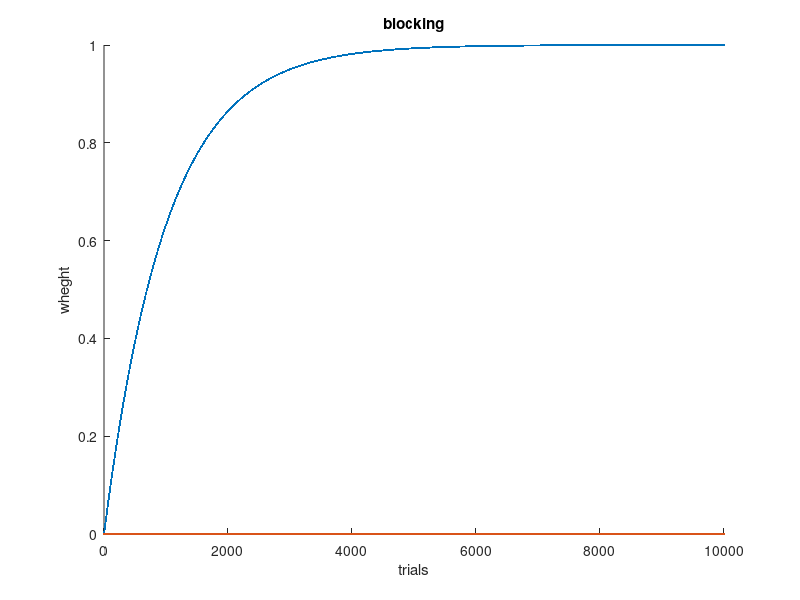

Write the MATLAB code that produced this figure. (Note: this script raises an error after producing the figure.)
%% README
%firt we plot the different learning paradigms using Rescola-Wagner (RW)
%rule 
%the next part is implementation of Kalman filter method to explain
%blocking and unblocking in conditioning. 'Uncertainty and Learning',
%'Peter Dayan Angela J Yu', 2002
%%
clear all ;
clc ;
%%
N = 10000 ; % number of trials
LR = 0.25 ; % learning rate
p = 0.5 ; % pretrain rate 
n_u = 1 ; % number of stimuli
w = zeros(n_u , N) ; % weights
r = zeros(1 , N) ; % reward
u = zeros(n_u , N) ; % input stimuli
%% extinction
N = 10000 ; % number of trials
LR = 0.001 ; % learning rate
p = 0.5 ; % pretrain rate 
n_u = 1 ; % number of stimuli
w = zeros(n_u , N) ; % weights
r = zeros(1 , N) ; % reward
r(1 , 1:N*p) = 1 ;
u = ones(n_u , N) ; % input stimuli
for i = 1:N-1
    w(: , i+1) = w(: , i) + LR.*(r(1 , i) - w(: , i)*u(: , i)).*u(: , i) ;
end
scatter((1:1:N) , w , 2 , 'filled') ;
xlabel('trials') ;
ylabel('wheght') ;
title('extinction') ;
%% partial
N = 10000 ; % number of trials
LR = 0.001 ; % learning rate
p = 0.5 ; % pretrain rate 
n_u = 1 ; % number of stimuli
w = zeros(n_u , N) ; % weights
r = ones(1 , N) ; % reward
u = ones(n_u , N) ; % input stimuli
per = 0.1 ; % persentsge
per = randperm(N , N*per) ;
r(per) = 0 ;
for i = 1:N-1
    w(: , i+1) = w(: , i) + LR.*(r(1 , i) - w(: , i)*u(: , i)).*u(: , i) ;
end
scatter((1:1:N) , w , 2 , 'filled') ;
xlabel('trials') ;
ylabel('wheght') ;
title('partial') ;
%% blocking
N = 10000 ; % number of trials
LR = 0.001 ; % learning rate
p = 0.8 ; % pretrain rate 
n_u = 2 ; % number of stimuli
w = zeros(n_u , N) ; % weights
r = ones(1 , N) ; % reward
u = ones(n_u , N) ; % input stimuli
u(2 , 1:N*p) = 0 ;
for i = 1:N-1
    w(: , i+1) = w(: , i) + LR.*(r(1 , i) - w(: , i)'*u(: , i)).*u(: , i) ;
end
scatter((1:1:N) , w(1 , :) , 2 , 'filled') ;
xlabel('trials') ;
ylabel('wheght') ;
title('blocking') ;
hold on ;
scatter((1:1:N) , w(2 , :) , 2 , 'filled') ;
legwend('w_1' , 'w_2') ;
%% inhibitory
N = 100000 ; % number of trials
LR = 0.001 ; % learning rate
p = 0.5 ; % pretrain rate 
n_u = 2 ; % number of stimuli
w = zeros(n_u , N) ; % weights
r = zeros(1 , N) ; % reward
u = ones(n_u , N) ; % input stimuli
per = 0.8 ; % persentsge
per = randperm(N , N*per) ;
u(2 , per) = 0 ;
r(1 , per) = 1 ;
for i = 1:N-1
    w(: , i+1) = w(: , i) + LR.*(r(1 , i) - w(: , i)'*u(: , i)).*u(: , i) ;
end
scatter((1:1:N) , w(1 , :) , 2 , 'filled') ;
xlabel('trials') ;
ylabel('wheght') ;
title('inhibitory') ;
hold on ;
scatter((1:1:N) , w(2 , :) , 2 , 'filled') ;
legwend('w_1' , 'w_2') ;
%% overshadow
N = 20000 ; % number of trials
LR = 0.001 ; % learning rate
p = 0.5 ; % pretrain rate 
n_u = 2 ; % number of stimuli
w = zeros(n_u , N) ; % weights
w(1 , 1) = 0.05 ;
r = ones(1 , N) ; % reward
r(1 , 1:N*p) = 1 ;
u = ones(n_u , N) ; % input stimuli
for i = 1:N-1
    w(: , i+1) = w(: , i) + LR.*(r(1 , i) - w(: , i)'*u(: , i)).*u(: , i) ;
end
scatter((1:1:N) , w(1 , :) , 2 , 'filled') ;
xlabel('trials') ;
ylabel('wheght') ;
title('overshadow') ;
hold on ;
scatter((1:1:N) , w(2 , :) , 2 , 'filled') ;
legend('w_1' , 'w_2') ;
%% kalman filter
%finding weights
N = 20 ;
n_u = 2 ;
sigma = sqrt(0.1) ;
w = ones(n_u , N) ;
v = normrnd(0 , sigma , n_u , N) ;
for t = 1:N-1
    w(: , t+1) = w(: , t) + v(: , t) ;
end
w = 2*w/max(max(abs(w))) ;
W = 0 ;
for i = 1:N
    W = W + v(: , i)*v(: , i)' ;
end
W = W./N ;
a = reshape(w(: , 1:N/5) , [2*N/5 , 1]) ;
a1 = reshape(w(: , 1:4*N/5) , [2*4*N/5 , 1]) ;
b1 = normpdf((-5:0.2:5) , mean(a1) , std(a1)) ;
b = normpdf((-5:0.2:5) , mean(a) , std(a)) ;
plot(500*b+N/5 , (-5:0.2:5)) ;
hold on ;
plot(500*b1+4*N/5 , (-5:0.2:5)) ;
%figure ;
plot(w(1 , :)) ; 
hold on ;
plot(w(2 , :)) ;
legend('pdf1' , 'pdf2' , 'w_1' , 'w_2') ;
%% finding the inpiut and reward
% blocking
ta = sqrt(0.005) ;
etha = normrnd(0 , ta , N , 1) ;
V = etha'*etha/N ;
x = ones(N , n_u) ;
x(1:N/2 , 2) = 0 ;
r = diag(x*w) + etha ;
%% blocking
w_hat = zeros(n_u , N1) ;
covar = 0.64*ones(n_u , N1) ;
covar_ = 0.64*ones(n_u , N1) ;
g = [] ;
for t = 1:N1-1
    C = x(t , :) ;
    G = (covar(t) + W)/(covar(t) + W + ta^2) ;
    %covar(t+1) = covar_(t+1)-G*C*covar_(t+1) ;
    covar(t+1) = ((ta^2)*(covar(t) + W))/(covar(t) + ta^2 + W) ;
    w_hat(t+1) = w_hat(t) + G*(1 - w_hat(t)) ;
end
figure ;
plot(w_hat) ;
xlim([1 N1]) ;
ylim([0 1.5]) ;
title('mean') ;
xlabel('time') ;
ylabel('emstimated weight') ;
figure ;
plot(covar) ;
xlim([1 N1]) ;
title('variance') ;
xlabel('time') ;
ylabel('emstimated uncertainty') ;
w_hat_1 = zeros(n_u , N1) ;
w_hat_1(1 , 1) = w_hat(1 , end) ;
covar2 = 0.64*ones(1 , N1) ;
covar2_ = 0.64*ones(1 , N1) ;
covar1 = covar(1 , end)*ones(1 , N1) ;
covar1_ = covar(1 , end)*ones(1 , N1) ;
%%
covar1 = covar(end)*ones(1 , N1) ;
covar2 = covar ;
for t = 1:N1-1
    C = x(t , :) ;
    G1 = (covar1(t) + W(1 , 1))/(covar1(t) + covar2(t) + W(1 , 1) + W(2 , 2) + ta^2) ;
    G2 = (covar1(t) + W(2 , 2))/(covar1(t) + covar2(t) + W(1 , 1) + W(2 , 2) + ta^2) ;
    covar1_(t+1) = covar1(t) + W(1 , 1) ;
    covar2_(t+1) = covar2(t) + W(2 , 2) ;
    %covar1(t+1) = covar1_(t+1)-G1*covar1_(t+1) ;
    %covar2(t+1) = covar2_(t+1)-G2*covar2_(t+1) ;
    w_hat_1(1 , t+1) = w_hat_1(1 , t) + G1*(1 + 0.05 - w_hat_1(1 , t) - w_hat_1(2 , t)) ;
    w_hat_1(2 , t+1) = w_hat_1(2 , t) + G2*(1 + 0.05 - w_hat_1(1 , t) - w_hat_1(2 , t)) ;
end
figure ;
plot(w_hat_1(1 , :)) ;
hold on ;
plot(w_hat_1(2 , :)) ;
xlim([1 N1]) ;
ylim([0 1.5]) ;
title('mean') ;
xlabel('time') ;
ylabel('emstimated weight') ;
figure ;
plot(covar1) ;
hold on ;
plot(covar2) ;
xlim([1 N1]) ;
title('variance') ;
xlabel('time') ;
ylabel('emstimated uncertainty') ;
%%
covar_final1 = [covar , covar1] ;
covar_final2 = [zeros(1 ,N1-1) , covar , covar(end)] ;
w_hat_final1 = [w_hat , w_hat_1(1 , :)] ;
w_hat_final2 = [zeros(1 , N1-1) , w_hat_1(2 , :) , w_hat_1(2 , end)] ;
subplot(2 , 1 , 1) ;
plot(covar_final1) ;
hold on ;
plot((10:1:20) , [covar , covar(end)] , '--') ;
xline(10) ;
xlim([1  N]) ;
ylim([0 1]) ;
title('variance') ;
xlabel('time') ;
ylabel('emstimated uncertainty') ;
legend('\sigma_1^2' , '\sigma_2^2') ;
subplot(2 , 1 , 2) ;
plot(w_hat_final1) ;
hold on ;
plot(w_hat_final2 , '--') ;
xline(10) ;
xlim([1  N]) ;
title('mean') ;
xlabel('time') ;
ylabel('emstimated weight') ;
legend('w_1' , 'w_2') ;
%% unbolcking
p =1 ;
N = 10 ; 
n_u = 2 ;
ta = sqrt(0.005) ;
sigma = sqrt(0.1) ;
[w_hat_final , covariance_final] = kalman(N , n_u , ta , sigma , p) ;
%% unblocking pdf
k = 0 ;
for i = [1 , 10 , 20]
mean = reshape(w_hat_final(: , i) , [1 , 2]) ;
sigma = reshape(covariance_final(: , : , i) , [2 , 2]) ;
a = -1:0.2:2 ;
[X1,X2] = meshgrid(a , a);
X = [X1(:) X2(:)];
y = mvnpdf(X , mean , sigma) ;
y = reshape(y,length(a),length(a));
k = k + 1 ;
subplot(1 , 3 , k) ;
colormap(gray) ;
contourf(a , a , y) ;
title(['t=' num2str(i)]) ;
xlabel('w_1') ;
ylabel('w_2') ;
end
%%
N = 100 ;
n_u = 1 ;

sigma = sqrt(0.1) ;
w = ones(n_u , N) ;
v = normrnd(0 , sigma , n_u , N) ;

c = zeros(1 , N) ;
c(45) = 1 ;
c(90) = 1 ;
lam = sqrt(25) ;
pi = normrnd(0 , lam , n_u , N) ;

for t = 1:N-1
    w(: , t+1) = w(: , t) + v(: , t) + c(t)*pi(t) ;
end
for i = 1:N
    W = W + v(: , i)*v(: , i)' ;
end
W = W./N ;

ta = sqrt(0.05) ;
etha = normrnd(0 , ta , N , 1) ;
V = etha'*etha/N ;
x = ones(N , n_u) ;
r = diag(x*w) + etha ;
plot((1:1:N) , w , 'o') ;
hold on ;
plot((1:1:N) , r , 'x') ;
xlabel('time') ;

w_hat = zeros(n_u , N) ;
covar = 0.64*ones(n_u , N) ;
covar_ = 0.64*ones(n_u , N) ;
g = [] ;
for t = 1:N-1
    C = x(t , :) ;
    G = (covar(t) + W)/(covar(t) + W + ta^2) ;
    %covar(t+1) = covar_(t+1)-G*C*covar_(t+1) ;
    covar(t+1) = ((ta^2)*(covar(t) + W))/(covar(t) + ta^2 + W) ;
    w_hat(t+1) = w_hat(t) + G*(r(t) - w_hat(t)) ;
end
scatter((1:1:N) , w_hat , 'filled') ;
legend('w' , 'r' , 'predicted w') ;
%% function declaration
function [w_hat_final , covariance_final] = kalman(N , n_u , ta , sigma , p) 
etha = normrnd(0 , ta , 2*N , 1) ;
V = etha'*etha/(2*N) ;

w = ones(n_u , 2*N) ;
v = normrnd(0 , sigma , n_u , 2*N) ;
for t = 1:2*N-1
    w(: , t+1) = w(: , t) + v(: , t) ;
end
w = 2*w/max(max(abs(w))) ;
W = 0 ;
for i = 1:2*N
    W = W + v(: , i)*v(: , i)' ;
end
W = W./(2*N) ;

% first part
covariancei = [0.64 , 0 ; 0 , 0.64] ;
covariance = zeros(2 , 2 , N) ;
covariance(: , : , 1) = covariancei ;
w_hat = zeros(n_u , N) ;
covariance1 = covariance ;
r = ones(1 , N) ;
x = ones(N , n_u) ;
for t = 1:N-1
    covariance1(: , : , t+1) = covariance(: , : , t) + W ;
    C = x(t , :) ;
    G = (reshape(covariance1(: , : , t+1) , [2 , 2])*C')/(C*reshape(covariance1(: , : , t+1) , [2 , 2])*C' + ta^2) ;
    covariance(: , : , t+1) = covariance1(: , : , t+1) - G*C*reshape(covariance1(: , : , t+1) , [2 , 2]) ;
    w_hat(: , t+1) = w_hat(: , t) + G*(r(t) - C*w_hat(: , t)) ;
end

% second part
covariance2 = zeros(2 , 2 , N) ;
covariance2(: , : , 1) = covariance(: , : , end) ;
w_hat2 = zeros(n_u , N) ;
w_hat2(: , 1) = w_hat(: , end) ;
covariance12 = covariance2 ;
r = ones(1 , N) ;
x = ones(N , n_u) ;
x(: , 2) = 0 ;
for t = 1:N-1
    covariance12(: , : , t+1) = covariance2(: , : , t) + W ;
    C = x(t , :) ;
    G = (reshape(covariance12(: , : , t+1) , [2 , 2])*C')/(C*reshape(covariance12(: , : , t+1) , [2 , 2])*C' + ta^2) ;
    covariance2(: , : , t+1) = covariance12(: , : , t+1) - G*C*reshape(covariance12(: , : , t+1) , [2 , 2]) ;
    w_hat2(: , t+1) = w_hat2(: , t) + G*(r(t) - C*w_hat2(: , t)) ;
end

% final part
w_hat_final = [w_hat , w_hat2] ;
covariance_final = cat(3 , covariance , covariance2) ;

% ploting 
if p
    subplot(2 , 1 , 1) ;
    plot(w_hat_final(1 , :)) ;
    hold on ;
    plot(w_hat_final(2 , :)) ;
    xline(N+1 , '--') ;
    xlim([1 2*N]) ;
    ylim([0 1.5]) ;
    title('mean') ;
    xlabel('time') ;
    ylabel('emstimated weight') ;
    legend('w_1' , 'w_2') ;
    subplot(2 , 1 , 2) ;
    plot(reshape(covariance_final(1 , 1 , :) , [1 , 2*N])) ;
    hold on ;
    plot(reshape(covariance_final(2 , 2 , :) , [1 , 2*N])) ;
    plot(reshape(covariance_final(1 , 2 , :) , [1 , 2*N])) ;
    xline(N+1 , '--') ;
    xlim([1 2*N]) ;
    title('variance') ;
    xlabel('time') ;
    ylabel('emstimated uncertainty') ;
    legend('\sigma_1^2' , '\sigma_2^2' , '\sigma_12') ;
end
end